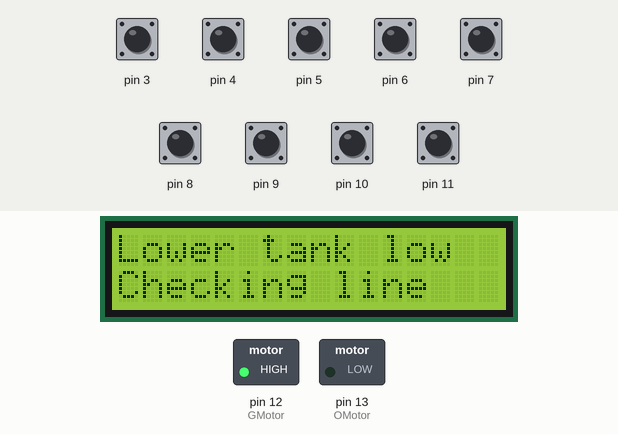
Recording of a sketch running on a simulated Arduino Uno, built with avr-gcc and run on an emulated ATmega328P. Parts: 16×2 character LCD, switched loads named in the sketch (green lamp = pin HIGH). Dashed ring = blinking. The inputs (shaded band) are chosen by the test bench; at power-on: pin 3–11 HIGH.

Above: at 1.2 s.
1.3 s: pin 3 pulled LOW for 1 s
At 2.3 s:
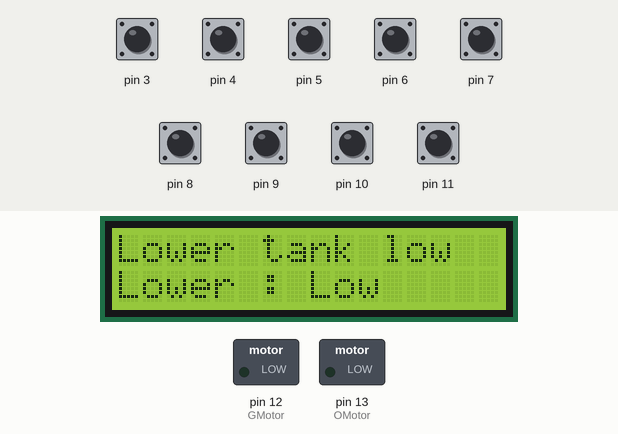
5.5 s: pin 4 pulled LOW for 1 s
At 6.5 s:
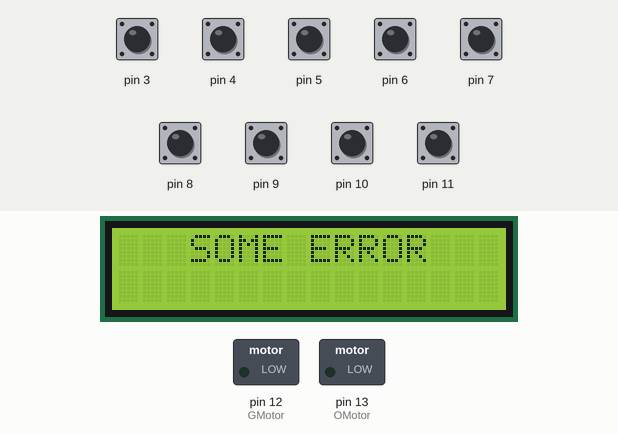
8.0 s: pin 3 pulled LOW for 1 s
At 11.1 s:
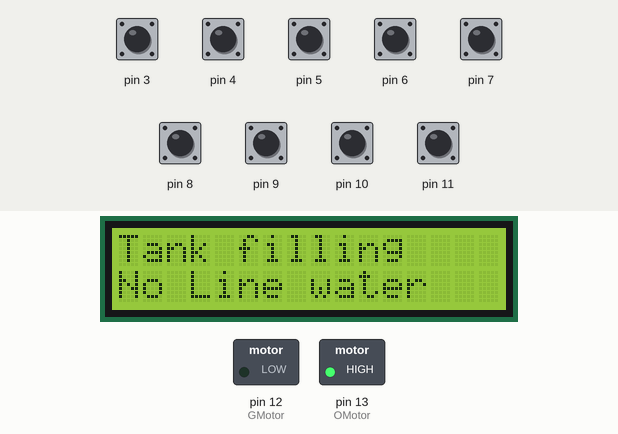
11.3 s: pin 11 pulled LOW for 1 s
14.0 s: pin 5 pulled LOW for 1 s
At 14.55 s:
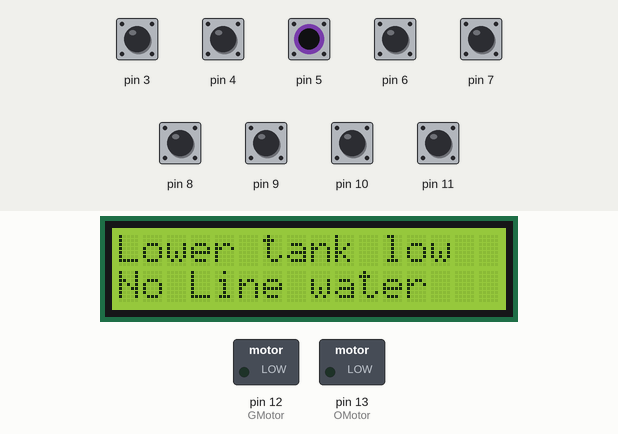
17.1 s: pin 7 pulled LOW for 1 s
At 18.2 s:
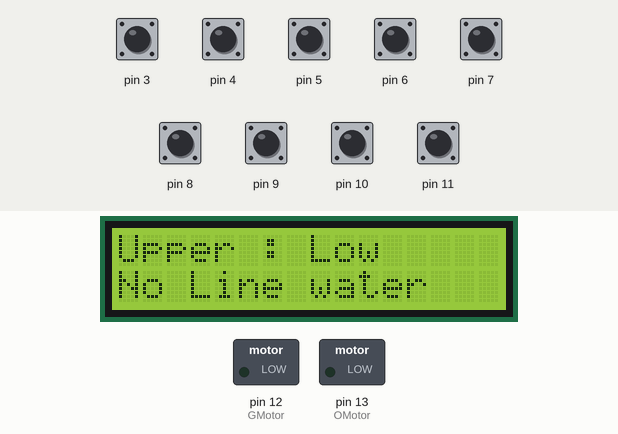
Timing chart, 0 to 21.4 s (numbered marks = the images above; inputs shaded):
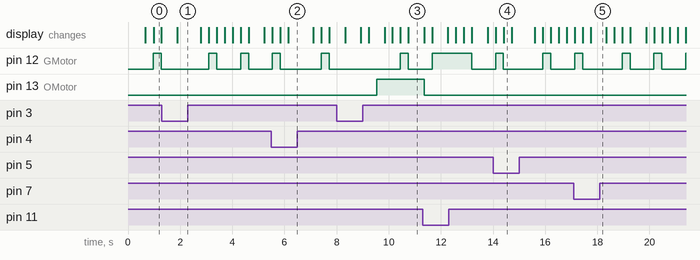

The sketch:

MotorControl.ino
```cpp
#include <Arduino.h>
#include <LiquidCrystal.h>
//
#define set digitalRead
#define clr !digitalRead
//
#define OEmpty (set(7) && set(8) && set(9) && set(10)) // overhead tank empty condition
#define OFull (clr(7) && clr(8) && clr(9) && clr(10)) // overhead tank full condition
#define OHalf (clr(7) && clr(8) && set(9) && set(10)) // overhead tank half condition
#define OOneThird (clr(7) && clr(8) && clr(9) && set(10)) // overhead tank one-third condition
#define OOneFourth (clr(7) && set(8) && set(9) && set(10)) // overhead tank one-fourth condition
//
#define GEmpty (set(3) && set(4) && set(5) && set(6)) // ground tank empty condition
#define GFull (clr(3) && clr(4) && clr(5) && clr(6)) // ground tank full condition
#define GHalf (clr(3) && clr(4) && set(5) && set(6)) // ground tank half condition
#define GOneThird (clr(3) && clr(4) && clr(5) && set(6)) // ground tank one-third condition
#define GOneFourth (clr(3) && set(4) && set(5) && set(6)) // ground tank one-fourth condition
//
#define OError ((!OEmpty) && (!OFull) && (!OHalf) && (!OOneThird) && (!OOneFourth))
#define GError ((!GEmpty) && (!GFull) && (!GHalf) && (!GOneThird) && (!GOneFourth))
#define Error  (( OError ) || ( GError ))
//
#define off 0 // wrapper
#define on 1
#define ground 0
#define overhead 1
#define OMotor 13
#define GMotor 12
#define Line 11
#define delaynumber 300
//
void LoadOn( unsigned char ); // starting motors and speakers
void LoadOff( unsigned char ); // stopping motors and speakers
char LineCheck( );
void OClearScreen( ); // to clear lcd portion for overhead tank
void GClearScreen( ); // to clear lcd portion for ground tank
//
LiquidCrystal lcd( A0, A1, A2, A3, A4, A5 ); // RS E D4 D5 D6 D7
void setup()
{
    for( int pin=3 ; pin <=11 ; pin+=1)
    {
        pinMode( pin , INPUT_PULLUP);
    }

    pinMode( GMotor , OUTPUT ); // GMotor
    pinMode( OMotor , OUTPUT ); // OMotor
    lcd.begin( 16 , 2 ); // 16x2 lcd
    lcd.clear( );
}

void loop()
{
        for( int i=3 ; i <=11 ; i+=1 )
    {
        digitalWrite( i , HIGH); // make all sensors high initially
    }

    if(OFull)
    { // overhead-tank full condition
        delay(delaynumber);
        if(OFull)
        { // overhead-tank full condition
            OClearScreen(); // row 1 clear
            lcd.print("Upper : Full");
            delay(delaynumber);
            LoadOff(overhead);
        }

    }

    if(GFull)
    { // ground-tank full condition
        delay(delaynumber);
        if(GFull)
        { // ground-tank full condition
            GClearScreen();
            lcd.print("Lower : Full");
            delay(delaynumber);
            LoadOff(ground);
        }

    }

    //----------------------------------------------------------------  One-third conditions
    if(OOneThird)
    { // overhead-tank onethird condition
        delay(delaynumber);
        if(OOneThird)
        { // overhead-tank onethird condition
            OClearScreen();
            lcd.print("Upper : Medium");
            delay(delaynumber);
        }

    }

    if(GOneThird)
    { // ground-tank onethird condition
        delay(delaynumber);
        if(GOneThird)
        { // ground-tank onethird condition
            GClearScreen();
            lcd.print("Lower : Medium");
            delay(delaynumber);
        }

    }

    //----------------------------------------------------------------  Half conditions
    if(OHalf)
    { // overhead-tank half condition
        delay(delaynumber);
        if(OHalf)
        { // overhead-tank half condition
            OClearScreen();
            lcd.print("Upper : Half");
            delay(delaynumber);
        }

    }

    if(GHalf)
    { // ground-tank half condition
        delay(delaynumber);
        if(GHalf)
        { // ground-tank half condition
            GClearScreen();
            lcd.print("Lower : Half");
            delay(delaynumber);
        }

    }

    //----------------------------------------------------------------  One forth conditions
    if(OOneFourth)
    {
        delay(delaynumber);
        if(OOneFourth)
        {
            OClearScreen();
            lcd.print("Upper : Low");
            delay(delaynumber);
        }

    }

    if(GOneFourth)
    {
        delay(delaynumber);
        if(GOneFourth)
        {
            GClearScreen();
            lcd.print("Lower : Low");
            delay(delaynumber);
        }

    }

    //----------------------------------------------------------------  Empty conditions
    if(OEmpty)
    { // overhead-tank empty condition
        delay(delaynumber);
        if(OEmpty)
        { // overhead-tank empty condition
            if(GFull || GOneThird || GHalf || GOneFourth)
            { // checking lower tank for sufficient water
                OClearScreen();
                lcd.print("Upper : Very Low");
                delay(delaynumber);
                OClearScreen();
                lcd.print("Tank filling");
                delay(delaynumber);
                LoadOn(overhead);
            }

            else if(GEmpty)
            { // conditions when not to run upper motor
                delay(delaynumber);
                if(GEmpty)
                { // conditions when not to run upper motor
                    LoadOff(overhead);
                    OClearScreen();
                    lcd.print("Motor can't run");
                    delay(delaynumber);
                    OClearScreen();
                    lcd.print("Lower tank low");
                    unsigned char check = LineCheck();
                    if(check == on)
                    {
                        LoadOn(ground);
                    }

                    else if(check == off)
                    {
                        LoadOff(ground);
                        GClearScreen();
                        lcd.print("No Line water");
                    }

                }

            }

        }

    }

    if(GEmpty)
    { // ground-tank empty condition
        delay(delaynumber);
        if(GEmpty)
        { // ground-tank empty condition
            GClearScreen();
            lcd.print("lower : Very Low");
            delay(delaynumber);
            GClearScreen();
            lcd.print("Tank filling");
            delay(delaynumber);
            unsigned char check = LineCheck();
            if(check == on)
            {
                LoadOn(ground);
            }

            else if(check == off)
            {
                LoadOff(ground);
                GClearScreen();
                lcd.print("No Line water");
            }

        }

    }

    //-----------------------------------------------------------------  faulty conditions
    if(Error)
    {
        delay(delaynumber);
        if(Error)
        {
            lcd.clear( );
            lcd.print("   SOME ERROR");
            LoadOff(ground);
            LoadOff(overhead);
            while(Error);
        }

    }

}

void OClearScreen()
{
    lcd.setCursor( 0 , 0); // selecting just upper portion of lcd
    lcd.print("                   "); // gives effect of clear upper lcd row
    lcd.setCursor( 0 , 0);
}

///  ____________________________________________________________________________________________ GROUND SCREEN CLEAR
void GClearScreen()
{
    lcd.setCursor(0,1); // selecting just lower portion of lcd
    lcd.print("                     "); // gives effect of clear lower lcd row
    lcd.setCursor(0,1);
}

char LineCheck()
{
    LoadOn(ground); // running ground motor for 1 minute
    GClearScreen();
    lcd.print("Checking line");
    delay(300);
    if(clr( 11 ))
    {
        return on;
    }

    return off; // else if ( LineOff ) { return off ; }
}

void LoadOn(unsigned char number)
{
    if(number == overhead)
    {
        digitalWrite( OMotor , HIGH );
    }

    else if(number == ground)
    {
        digitalWrite( GMotor , HIGH );
    }

}

void LoadOff(unsigned char number)
{
    if(number == overhead)
    {
        digitalWrite( OMotor , LOW );
    }

    else if(number == ground)
    {
        digitalWrite( GMotor , LOW );
    }

}
```

Measured:
- after the input at 1.3 s, the display: changes after 0.59 s (image 1)
- after the input at 5.5 s, pin 12 (GMotor): LOW → HIGH after 1.9 s, → LOW 0.30 s later; the display: first differs from a run without the input after 0.65 s (image 2)
- after the input at 8.0 s, pin 13 (OMotor): LOW → HIGH after 1.5 s; the display: first changes after 0.32 s (image 3 shows a later state)
- after the input at 14.0 s, pin 12 (GMotor): LOW → HIGH after 1.9 s, → LOW 0.30 s later
- after the input at 17.1 s, the display: first differs from a run without the input after 0.64 s (image 5)
- by itself, pin 12 (GMotor): alternates HIGH for 0.30 s and LOW for 0.91 s
